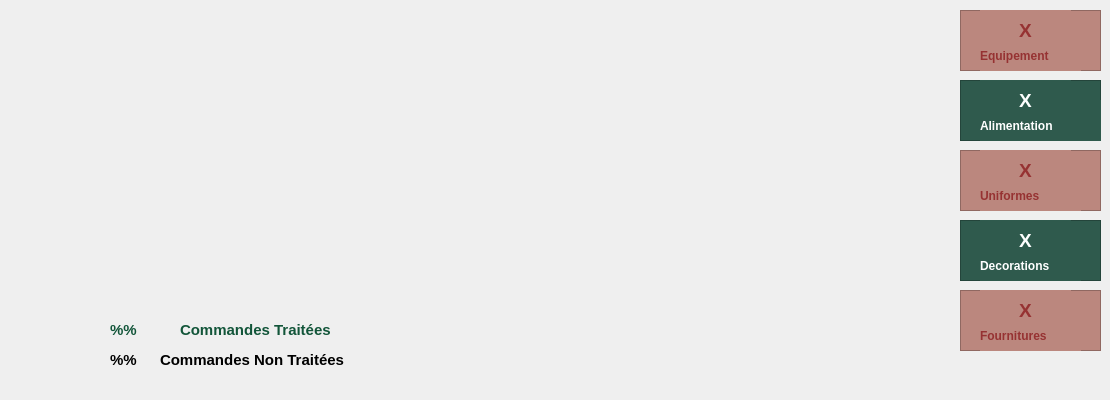
       <widget class="QWidget" name="Stat">
        <attribute name="icon">
         <iconset resource="purestaybackground.qrc">
          <normaloff>:/Purestay/images/icones/statistiques.png</normaloff>:/Purestay/images/icones/statistiques.png</iconset>
        </attribute>
        <attribute name="title">
         <string>Statistiques</string>
        </attribute>
        <widget class="QWidget" name="StatCategorie" native="true">
         <property name="geometry">
          <rect>
           <x>430</x>
           <y>-30</y>
           <width>491</width>
           <height>391</height>
          </rect>
         </property>
        </widget>
        <widget class="QFrame" name="frame_46">
         <property name="geometry">
          <rect>
           <x>960</x>
           <y>10</y>
           <width>141</width>
           <height>61</height>
          </rect>
         </property>
         <property name="styleSheet">
          <string notr="true"> background: rgb(187,135,126);
color:rgb(150,50,50);</string>
         </property>
         <property name="frameShape">
          <enum>QFrame::StyledPanel</enum>
         </property>
         <property name="frameShadow">
          <enum>QFrame::Raised</enum>
         </property>
         <widget class="QLabel" name="StatistiqueEquipement">
          <property name="geometry">
           <rect>
            <x>20</x>
            <y>0</y>
            <width>91</width>
            <height>41</height>
           </rect>
          </property>
          <property name="styleSheet">
           <string notr="true">font-weight:bold;
</string>
          </property>
          <property name="text">
           <string>&lt;html&gt;&lt;head/&gt;&lt;body&gt;&lt;p align=&quot;center&quot;&gt;&lt;span style=&quot; font-size:14pt; font-weight:700;&quot;&gt;X&lt;/span&gt;&lt;/p&gt;&lt;/body&gt;&lt;/html&gt;</string>
          </property>
         </widget>
         <widget class="QLabel" name="label_65">
          <property name="geometry">
           <rect>
            <x>20</x>
            <y>20</y>
            <width>101</width>
            <height>51</height>
           </rect>
          </property>
          <property name="styleSheet">
           <string notr="true">font-weight:bold;
</string>
          </property>
          <property name="text">
           <string>Equipement</string>
          </property>
         </widget>
         <zorder>label_65</zorder>
         <zorder>StatistiqueEquipement</zorder>
        </widget>
        <widget class="QFrame" name="frame_47">
         <property name="geometry">
          <rect>
           <x>960</x>
           <y>80</y>
           <width>141</width>
           <height>61</height>
          </rect>
         </property>
         <property name="styleSheet">
          <string notr="true"> background: rgb(187,135,126);
background-color:rgb(47,90,77);

color:white;</string>
         </property>
         <property name="frameShape">
          <enum>QFrame::StyledPanel</enum>
         </property>
         <property name="frameShadow">
          <enum>QFrame::Raised</enum>
         </property>
         <widget class="QLabel" name="StatistiqueAlimentation">
          <property name="geometry">
           <rect>
            <x>20</x>
            <y>0</y>
            <width>91</width>
            <height>41</height>
           </rect>
          </property>
          <property name="styleSheet">
           <string notr="true">font-weight:bold;
</string>
          </property>
          <property name="text">
           <string>&lt;html&gt;&lt;head/&gt;&lt;body&gt;&lt;p align=&quot;center&quot;&gt;&lt;span style=&quot; font-size:14pt; font-weight:700;&quot;&gt;X&lt;/span&gt;&lt;/p&gt;&lt;/body&gt;&lt;/html&gt;</string>
          </property>
         </widget>
         <widget class="QLabel" name="label_73">
          <property name="geometry">
           <rect>
            <x>20</x>
            <y>20</y>
            <width>121</width>
            <height>51</height>
           </rect>
          </property>
          <property name="styleSheet">
           <string notr="true">font-weight:bold;
</string>
          </property>
          <property name="text">
           <string>Alimentation</string>
          </property>
         </widget>
         <zorder>label_73</zorder>
         <zorder>StatistiqueAlimentation</zorder>
        </widget>
        <widget class="QFrame" name="frame_50">
         <property name="geometry">
          <rect>
           <x>960</x>
           <y>150</y>
           <width>141</width>
           <height>61</height>
          </rect>
         </property>
         <property name="styleSheet">
          <string notr="true"> background: rgb(187,135,126);
color:rgb(150,50,50);</string>
         </property>
         <property name="frameShape">
          <enum>QFrame::StyledPanel</enum>
         </property>
         <property name="frameShadow">
          <enum>QFrame::Raised</enum>
         </property>
         <widget class="QLabel" name="StatistiqueUniforme">
          <property name="geometry">
           <rect>
            <x>20</x>
            <y>0</y>
            <width>91</width>
            <height>41</height>
           </rect>
          </property>
          <property name="styleSheet">
           <string notr="true">font-weight:bold;
</string>
          </property>
          <property name="text">
           <string>&lt;html&gt;&lt;head/&gt;&lt;body&gt;&lt;p align=&quot;center&quot;&gt;&lt;span style=&quot; font-size:14pt; font-weight:700;&quot;&gt;X&lt;/span&gt;&lt;/p&gt;&lt;/body&gt;&lt;/html&gt;</string>
          </property>
         </widget>
         <widget class="QLabel" name="label_75">
          <property name="geometry">
           <rect>
            <x>20</x>
            <y>20</y>
            <width>101</width>
            <height>51</height>
           </rect>
          </property>
          <property name="styleSheet">
           <string notr="true">font-weight:bold;
</string>
          </property>
          <property name="text">
           <string>Uniformes</string>
          </property>
         </widget>
         <zorder>label_75</zorder>
         <zorder>StatistiqueUniforme</zorder>
        </widget>
        <widget class="QFrame" name="frame_51">
         <property name="geometry">
          <rect>
           <x>960</x>
           <y>220</y>
           <width>141</width>
           <height>61</height>
          </rect>
         </property>
         <property name="styleSheet">
          <string notr="true"> background: rgb(187,135,126);
background-color:rgb(47,90,77);

color:white;</string>
         </property>
         <property name="frameShape">
          <enum>QFrame::StyledPanel</enum>
         </property>
         <property name="frameShadow">
          <enum>QFrame::Raised</enum>
         </property>
         <widget class="QLabel" name="StatistiqueDecoration">
          <property name="geometry">
           <rect>
            <x>20</x>
            <y>0</y>
            <width>91</width>
            <height>41</height>
           </rect>
          </property>
          <property name="styleSheet">
           <string notr="true">font-weight:bold;</string>
          </property>
          <property name="text">
           <string>&lt;html&gt;&lt;head/&gt;&lt;body&gt;&lt;p align=&quot;center&quot;&gt;&lt;span style=&quot; font-size:14pt; font-weight:700;&quot;&gt;X&lt;/span&gt;&lt;/p&gt;&lt;/body&gt;&lt;/html&gt;</string>
          </property>
         </widget>
         <widget class="QLabel" name="label_77">
          <property name="geometry">
           <rect>
            <x>20</x>
            <y>20</y>
            <width>101</width>
            <height>51</height>
           </rect>
          </property>
          <property name="styleSheet">
           <string notr="true">font-weight:bold;
</string>
          </property>
          <property name="text">
           <string>Decorations</string>
          </property>
         </widget>
         <zorder>label_77</zorder>
         <zorder>StatistiqueDecoration</zorder>
        </widget>
        <widget class="QFrame" name="frame_52">
         <property name="geometry">
          <rect>
           <x>960</x>
           <y>290</y>
           <width>141</width>
           <height>61</height>
          </rect>
         </property>
         <property name="styleSheet">
          <string notr="true"> background: rgb(187,135,126);
color:rgb(150,50,50);</string>
         </property>
         <property name="frameShape">
          <enum>QFrame::StyledPanel</enum>
         </property>
         <property name="frameShadow">
          <enum>QFrame::Raised</enum>
         </property>
         <widget class="QLabel" name="StatistiqueFourniture">
          <property name="geometry">
           <rect>
            <x>20</x>
            <y>0</y>
            <width>91</width>
            <height>41</height>
           </rect>
          </property>
          <property name="styleSheet">
           <string notr="true">font-weight:bold;
</string>
          </property>
          <property name="text">
           <string>&lt;html&gt;&lt;head/&gt;&lt;body&gt;&lt;p align=&quot;center&quot;&gt;&lt;span style=&quot; font-size:14pt; font-weight:700;&quot;&gt;X&lt;/span&gt;&lt;/p&gt;&lt;/body&gt;&lt;/html&gt;</string>
          </property>
         </widget>
         <widget class="QLabel" name="label_79">
          <property name="geometry">
           <rect>
            <x>20</x>
            <y>20</y>
            <width>101</width>
            <height>51</height>
           </rect>
          </property>
          <property name="styleSheet">
           <string notr="true">font-weight:bold;
</string>
          </property>
          <property name="text">
           <string>Fournitures</string>
          </property>
         </widget>
         <zorder>label_79</zorder>
         <zorder>StatistiqueFourniture</zorder>
        </widget>
        <widget class="QWidget" name="StatCommandeTraite" native="true">
         <property name="geometry">
          <rect>
           <x>-10</x>
           <y>-40</y>
           <width>491</width>
           <height>391</height>
          </rect>
         </property>
        </widget>
        <widget class="QLabel" name="label_4">
         <property name="geometry">
          <rect>
           <x>160</x>
           <y>340</y>
           <width>281</width>
           <height>41</height>
          </rect>
         </property>
         <property name="text">
          <string>&lt;html&gt;&lt;head/&gt;&lt;body&gt;&lt;p&gt;&lt;span style=&quot; font-size:11pt; font-weight:700;&quot;&gt;Commandes Non Traitées&lt;/span&gt;&lt;/p&gt;&lt;/body&gt;&lt;/html&gt;</string>
         </property>
        </widget>
        <widget class="QLabel" name="StatCommandeNonTraitee">
         <property name="geometry">
          <rect>
           <x>110</x>
           <y>340</y>
           <width>61</width>
           <height>41</height>
          </rect>
         </property>
         <property name="styleSheet">
          <string notr="true">font-weight:bold;
</string>
         </property>
         <property name="text">
          <string>&lt;html&gt;&lt;head/&gt;&lt;body&gt;&lt;p&gt;&lt;span style=&quot; font-size:11pt; font-weight:700;&quot;&gt;%%&lt;/span&gt;&lt;/p&gt;&lt;/body&gt;&lt;/html&gt;</string>
         </property>
        </widget>
        <widget class="QLabel" name="label_3">
         <property name="geometry">
          <rect>
           <x>180</x>
           <y>310</y>
           <width>191</width>
           <height>41</height>
          </rect>
         </property>
         <property name="text">
          <string>&lt;html&gt;&lt;head/&gt;&lt;body&gt;&lt;p&gt;&lt;span style=&quot; font-size:11pt; font-weight:700; color:#125539;&quot;&gt;Commandes Traitées&lt;/span&gt;&lt;/p&gt;&lt;/body&gt;&lt;/html&gt;</string>
         </property>
        </widget>
        <widget class="QLabel" name="StatCommandeTraitee">
         <property name="geometry">
          <rect>
           <x>110</x>
           <y>310</y>
           <width>91</width>
           <height>41</height>
          </rect>
         </property>
         <property name="styleSheet">
          <string notr="true">font-weight:bold;
</string>
         </property>
         <property name="text">
          <string>&lt;html&gt;&lt;head/&gt;&lt;body&gt;&lt;p&gt;&lt;span style=&quot; font-size:11pt; font-weight:700; color:#125539;&quot;&gt;%%&lt;/span&gt;&lt;/p&gt;&lt;/body&gt;&lt;/html&gt;</string>
         </property>
        </widget>
        <zorder>StatCategorie</zorder>
        <zorder>frame_46</zorder>
        <zorder>frame_47</zorder>
        <zorder>frame_50</zorder>
        <zorder>frame_51</zorder>
        <zorder>frame_52</zorder>
        <zorder>StatCommandeTraite</zorder>
        <zorder>StatCommandeNonTraitee</zorder>
        <zorder>StatCommandeTraitee</zorder>
        <zorder>label_3</zorder>
        <zorder>label_4</zorder>
       </widget>
